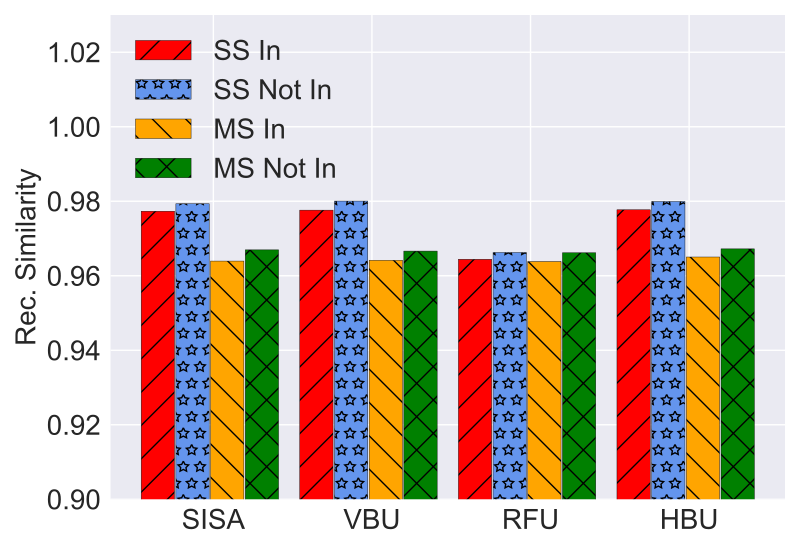

This figure's Python source:
import matplotlib.pyplot as plt
import numpy as np

# user num = 50
labels = ['SISA', 'VBU', 'RFU', 'HBU']
#unl_fr = [10*10*0.22 *5, 10*10*0.22*5, 10*10*0.22 *5, 10*10*0.22*5 , 10*10*0.22*5  , 10*10*0.22*5  ]

unl_ss_in = [0.977335  , 0.97762 , 0.964420 , 0.977701 ]
unl_ss_not_in = [0.979339   , 0.98005    , 0.966258     , 0.979951]


unl_ms_in = [0.96394     , 0.9641662   , 0.963810 , 0.965032]
unl_ms_not_in = [0.9669511   , 0.96662 , 0.9661702  , 0.9672170]


sisa_unl = [0.977335, 0.979339, 0.96394, 0.9669511]
vbu_unl = [0.97762, 0.98005, 0.9641662, 0.96662]
rfu_unl = [0.964420, 0.966258, 0.963810, 0.9661702]
hbu_unl = [0.977701, 0.979951, 0.965032,  0.9672170]

x = np.arange(len(labels))  # the label locations
width = 0.7  # the width of the bars
# no_noise = np.around(no_noise,0)
# samping = np.around(samping,0)
# ldp = np.around(ldp,0)

# plt.style.use('bmh')

plt.style.use('seaborn')

plt.figure()
#plt.subplots(figsize=(8, 5.3))
#plt.bar(x - width / 2 - width / 8 + width / 8, unl_fr, width=0.168, label='Retrain', color='dodgerblue', hatch='/')
plt.bar(x - width / 2 - width / 8 + width / 8 , unl_ss_in,   width=0.21, label='SS In', color='r', edgecolor='black', hatch='/')
plt.bar(x - width / 8 - width / 16,  unl_ss_not_in, width=0.21, label='SS Not In', color='cornflowerblue', edgecolor='black', hatch='*')
plt.bar(x + width / 8, unl_ms_in, width=0.21, label='MS In', color='orange', edgecolor='black', hatch='\\')
plt.bar( x + width / 2 - width / 8 + width / 16, unl_ms_not_in, width=0.21, label='MS Not In', color='g', edgecolor='black', hatch='x')



# plt.bar(x - width / 2.5 ,  unl_br, width=width/3, label='VBU', color='orange', hatch='\\')
# plt.bar(x,unl_self_r, width=width/3, label='RFU-SS', color='g', hatch='x')
# plt.bar(x + width / 2.5,  unl_hess_r, width=width/3, label='HBU', color='tomato', hatch='-')


# Add some text for labels, title and custom x-axis tick labels, etc.
plt.ylabel('Rec. Similarity', fontsize=20)
# ax.set_title('Performance of Different Users n')
plt.xticks(x, labels, fontsize=20)
# ax.set_xticklabels(labels,fontsize=15)

my_y_ticks = np.arange(0.9, 1.03, 0.02)
plt.yticks(my_y_ticks, fontsize=20)
plt.ylim(0.9,1.03)
# ax.set_yticklabels(my_y_ticks,fontsize=15)

# Set the background of the axes, which is the area of the plot, to grey
# plt.gca().set_facecolor('grey')

# Set the grid with white color and a specific linestyle and linewidth
# plt.grid(color='white', linestyle='-', linewidth=0.5)

# plt.grid(axis='y')

plt.legend(loc='upper left', fontsize=20)
# plt.xlabel('$\it{ESS}$' ,fontsize=20)
# ax.bar_label(rects1, padding=1)
# ax.bar_label(rects2, padding=3)
# ax.bar_label(rects3, padding=3)

plt.tight_layout()

plt.rcParams['figure.figsize'] = (2.0, 1)
plt.rcParams['image.interpolation'] = 'nearest'
plt.rcParams['figure.subplot.left'] = 0.11
plt.rcParams['figure.subplot.bottom'] = 0.08
plt.rcParams['figure.subplot.right'] = 0.977
plt.rcParams['figure.subplot.top'] = 0.969
plt.savefig('celeba_rec_mse_unl_analysis_bar.pdf', format='pdf', dpi=200)
plt.show()
